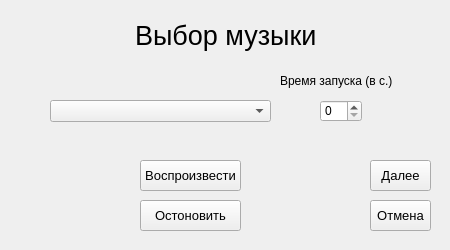
<?xml version="1.0" encoding="UTF-8"?>
<ui version="4.0">
 <class>MainWindow</class>
 <widget class="QMainWindow" name="MainWindow">
  <property name="enabled">
   <bool>true</bool>
  </property>
  <property name="geometry">
   <rect>
    <x>0</x>
    <y>0</y>
    <width>450</width>
    <height>250</height>
   </rect>
  </property>
  <property name="minimumSize">
   <size>
    <width>450</width>
    <height>0</height>
   </size>
  </property>
  <property name="windowTitle">
   <string>Создание мода БЛ:             Включить музыку</string>
  </property>
  <widget class="QWidget" name="centralwidget">
   <widget class="QLabel" name="lbl">
    <property name="geometry">
     <rect>
      <x>135</x>
      <y>20</y>
      <width>181</width>
      <height>31</height>
     </rect>
    </property>
    <property name="font">
     <font>
      <pointsize>20</pointsize>
     </font>
    </property>
    <property name="layoutDirection">
     <enum>Qt::LeftToRight</enum>
    </property>
    <property name="text">
     <string>Выбор музыки</string>
    </property>
   </widget>
   <widget class="QPushButton" name="btn">
    <property name="geometry">
     <rect>
      <x>370</x>
      <y>160</y>
      <width>61</width>
      <height>31</height>
     </rect>
    </property>
    <property name="font">
     <font>
      <pointsize>10</pointsize>
     </font>
    </property>
    <property name="text">
     <string>Далее</string>
    </property>
   </widget>
   <widget class="QComboBox" name="comboBox">
    <property name="geometry">
     <rect>
      <x>50</x>
      <y>100</y>
      <width>221</width>
      <height>22</height>
     </rect>
    </property>
    <property name="font">
     <font>
      <pointsize>10</pointsize>
     </font>
    </property>
   </widget>
   <widget class="QPushButton" name="btn_ex">
    <property name="geometry">
     <rect>
      <x>370</x>
      <y>200</y>
      <width>61</width>
      <height>31</height>
     </rect>
    </property>
    <property name="font">
     <font>
      <pointsize>10</pointsize>
     </font>
    </property>
    <property name="text">
     <string>Отмена</string>
    </property>
   </widget>
   <widget class="QPushButton" name="btn_2">
    <property name="geometry">
     <rect>
      <x>140</x>
      <y>160</y>
      <width>101</width>
      <height>31</height>
     </rect>
    </property>
    <property name="font">
     <font>
      <pointsize>10</pointsize>
     </font>
    </property>
    <property name="text">
     <string>Воспроизвести</string>
    </property>
   </widget>
   <widget class="QPushButton" name="btn_3">
    <property name="geometry">
     <rect>
      <x>140</x>
      <y>200</y>
      <width>101</width>
      <height>31</height>
     </rect>
    </property>
    <property name="font">
     <font>
      <pointsize>10</pointsize>
     </font>
    </property>
    <property name="text">
     <string>Остоновить</string>
    </property>
   </widget>
   <widget class="QLabel" name="label">
    <property name="geometry">
     <rect>
      <x>280</x>
      <y>70</y>
      <width>121</width>
      <height>21</height>
     </rect>
    </property>
    <property name="font">
     <font>
      <pointsize>9</pointsize>
      <weight>50</weight>
      <bold>false</bold>
     </font>
    </property>
    <property name="autoFillBackground">
     <bool>false</bool>
    </property>
    <property name="text">
     <string>Время запуска (в c.)</string>
    </property>
   </widget>
   <widget class="QSpinBox" name="txt">
    <property name="geometry">
     <rect>
      <x>320</x>
      <y>100</y>
      <width>42</width>
      <height>22</height>
     </rect>
    </property>
   </widget>
  </widget>
 </widget>
 <resources/>
 <connections/>
</ui>
